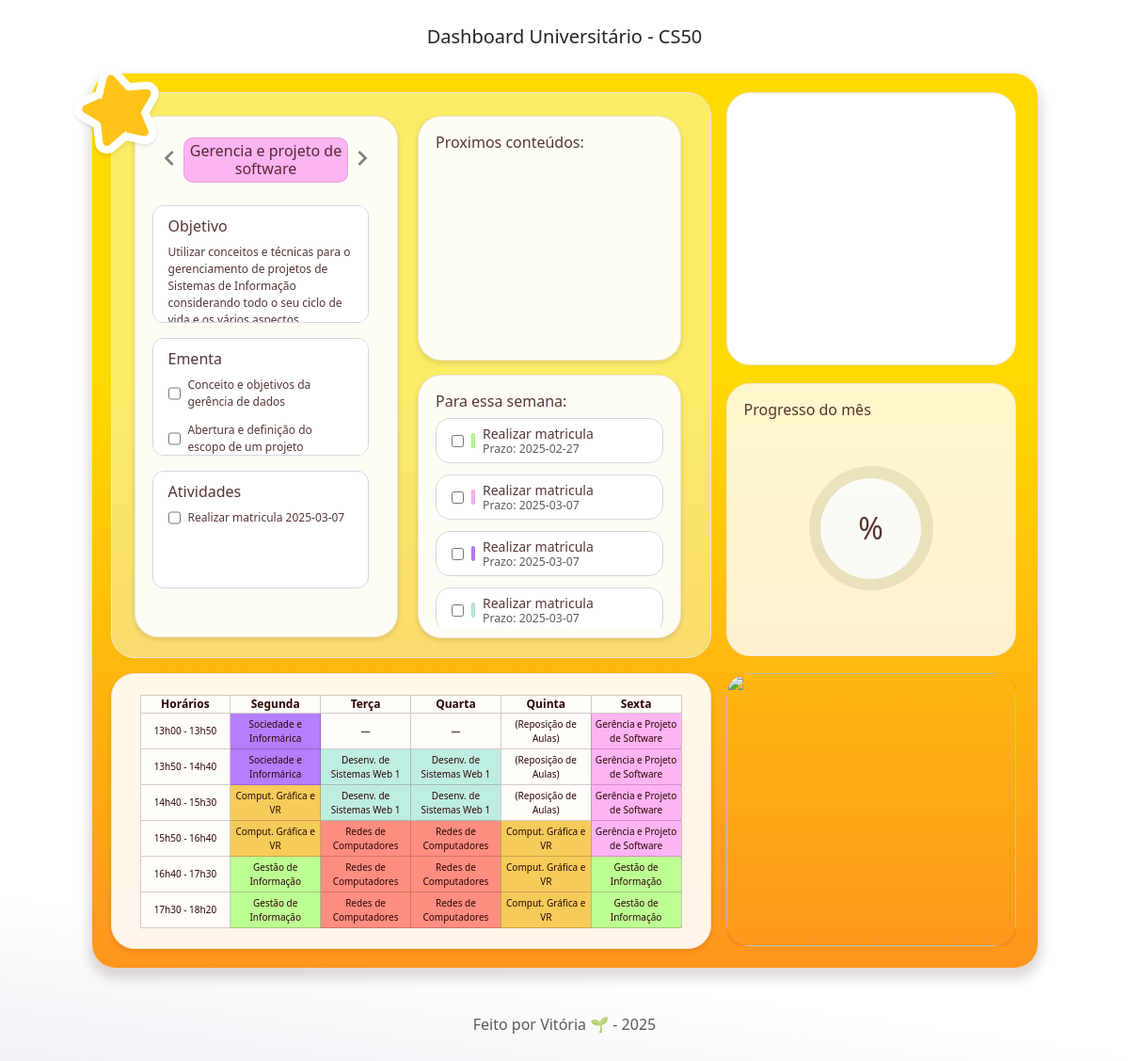
Before: / with the older database file.
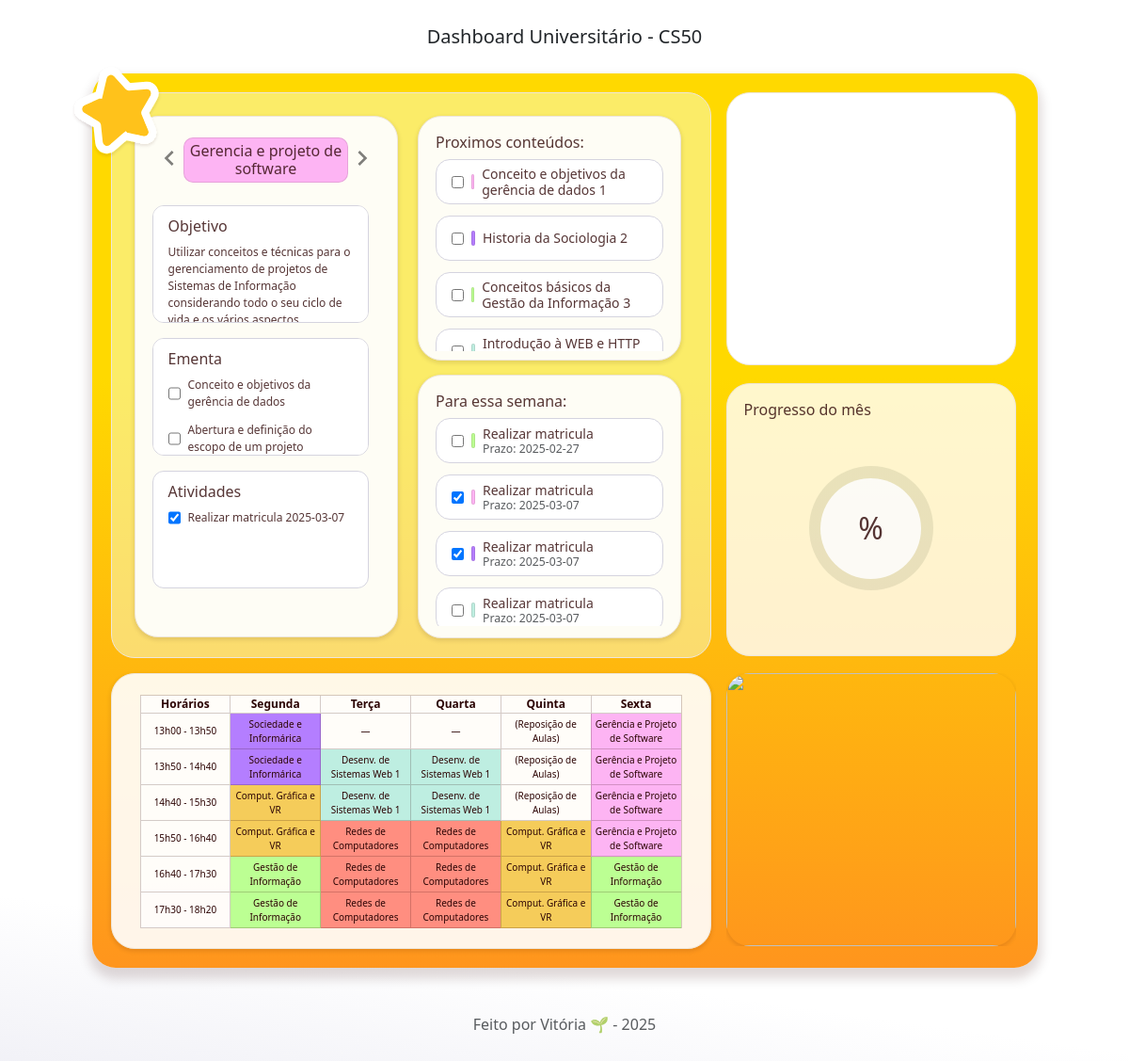
After: the same page with the newer database file.
### tables this page shows
CREATE TABLE disciplina (
    id_disciplina INTEGER PRIMARY KEY AUTOINCREMENT,
    nome TEXT,
    objetivo TEXT
);

CREATE TABLE todo (
id INTEGER PRIMARY KEY AUTOINCREMENT,
nome TEXT NOT NULL,
categoria TEXT CHECK ( categoria IN ('CON', 'ATV') ) NOT NULL,
prazo TEXT,
id_disciplina INTEGER, concluido text NOT NULL CHECK (concluido IN ('false', 'true')) DEFAULT 'false',
FOREIGN KEY (id_disciplina) REFERENCES disciplina(id)
);

### app.py (the view)
@app.route("/")
def dashboard():
    prox_conteudos = database.proximos_conteudos()
    prox_atividades = database.proximas_atividades()
    disciplinas = database.mostra_disciplinas()
    for i in range(len(disciplinas)):
        disciplinas[i]["ementa"] = database.mostra_conteudos(disciplinas[i]["id"])
        disciplinas[i]["atividades"] = database.mostra_atividades(disciplinas[i]["id"])
    return render_template("index.html", disciplinas= disciplinas, prox_conteudos=prox_conteudos, prox_atividades=prox_atividades)

### database.py (called while the page is built)
def dict_factory(cursor, row):
    fields = [column[0] for column in cursor.description]
    return {key: value for key, value in zip(fields, row)}

def mostra_disciplinas():
    connect = sqlite3.connect("dashboard.db")
    connect.row_factory = dict_factory
    cursor = connect.cursor()
    cursor.execute("SELECT id_disciplina AS id, nome, objetivo FROM disciplina")
    disciplinas = cursor.fetchall()
    connect.close()
    return disciplinas

def mostra_conteudos(id_disciplina):
    connect = sqlite3.connect("dashboard.db")
    connect.row_factory = dict_factory
    cursor = connect.cursor()
    cursor.execute(
        '''
        SELECT id, nome, concluido FROM todo
        WHERE categoria = 'CON' AND id_disciplina = ?
        ''', (id_disciplina,))
    conteudos = cursor.fetchall()
    connect.close()
    return conteudos

### templates/index.html (shortened to what the changed rows need)
<!DOCTYPE html>
<html lang="pt-br">
  <head>
    <link
      href="https://cdn.jsdelivr.net/npm/bootstrap@5.3.3/dist/css/bootstrap.min.css"
      rel="stylesheet"
    />
    <link rel="stylesheet" href="/static/style.css" />
  </head>
  <body>
    <div class="wrapper d-flex gap-3">
      <div class="d-grid gap-3">
        <div class="main-area">
          <div id="carrossel-disciplina" class="carousel">
            <div class="carousel-inner">
              {% for disciplina in disciplinas %}
              <div class="carousel-item">
                <h6 class="titulo-disciplina disciplina{{disciplina.id}}">
                  {{disciplina.nome}}
                </h6>
                <div class="conteudos">
                  <div>
                    <h6>Objetivo</h6>
                    <p>{{disciplina.objetivo}}</p>
                  </div>
                  <div>
                    <h6>Ementa</h6>
                    <ul>
                      {% for conteudo in disciplina.ementa %}
                      <li>
                        <input
                          id="{{conteudo.id}}"
                          type="checkbox"
                          value="{{conteudo.concluido}}"
                          onchange="atualizaTodo(this)"
                        />
                        <p>{{conteudo.nome}}</p>
                      </li>
                      {% endfor %}
                    </ul>
                  </div>
                  <div>
                    <h6>Atividades</h6>
                    <ul>
                      {% for atividade in disciplina.atividades %}
                      <li>
                        <input
                          id="{{atividade.id}}"
                          type="checkbox"
                          value="{{atividade.concluido}}"
                          onchange="atualizaTodo(this)"
                        />
                        <p>{{atividade.nome}} {{atividade.prazo}}</p>
                      </li>
                      {% endfor %}
                    </ul>
                  </div>
                </div>
              </div>
              {% endfor %}
            </div>
          </div>
          <div id="proximos-conteudos">
            <ul>
              {% for conteudo in prox_conteudos %}
              <li>
                <input
                  id="{{conteudo.id}}"
                  type="checkbox"
                  value="{{conteudo.concluido}}"
                  onchange="atualizaTodo(this)"
                />
                <div
                  class="linha-vertical disciplina{{conteudo.disciplina}}"
                ></div>
                <p class="lh-sm">{{conteudo.nome}} {{conteudo.disciplina}}</p>
              </li>
              {% endfor %}
            </ul>
          </div>
          <div id="proximas-atividades">
            <ul>
              {% for atividade in prox_atividades %}
              <li>
                <input
                  id="{{atividade.id}}"
                  type="checkbox"
                  value="{{atividade.concluido}}"
                  onchange="atualizaTodo(this)"
                />
                <div
                  class="linha-vertical disciplina{{atividade.disciplina}}"
                ></div>
                <div class="lh-sm">
                  <p>{{atividade.nome}}</p>
                  <p class="text-muted small">Prazo: {{atividade.prazo}}</p>
                </div>
              </li>
              {% endfor %}
            </ul>
          </div>
        </div>
        <div class="horario">
          <table id="horario" class="table table-bordered">
            <thead>
              <tr>
                <th scope="col">Horários</th>
                <th scope="col">Segunda</th>
                <th scope="col">Terça</th>
                <th scope="col">Quarta</th>
                <th scope="col">Quinta</th>
                <th scope="col">Sexta</th>
              </tr>
            </thead>
          </table>
        </div>
      </div>
    </div>
  </body>
</html>

Changed rows visible on the page:
now on one of the page's lists (row edited): todo: nome "Conceito e objetivos da gerência de dados", disciplina "1"
changed todo (number 3 of 9 on the later page): id "☐" → "☑"
now on this page (row edited): todo: nome "Historia da Sociologia", disciplina "2", shown under "Proximos conteúdos:"
now on this page (row edited): todo: nome "Conceitos básicos da Gestão da Informação", disciplina "3", shown under "Proximos conteúdos:"
now on this page (row edited): todo: nome "Introdução à WEB e HTTP", shown under "Proximos conteúdos:"
changed todo (number 8 of 9 on the later page): id "☐" → "☑"
